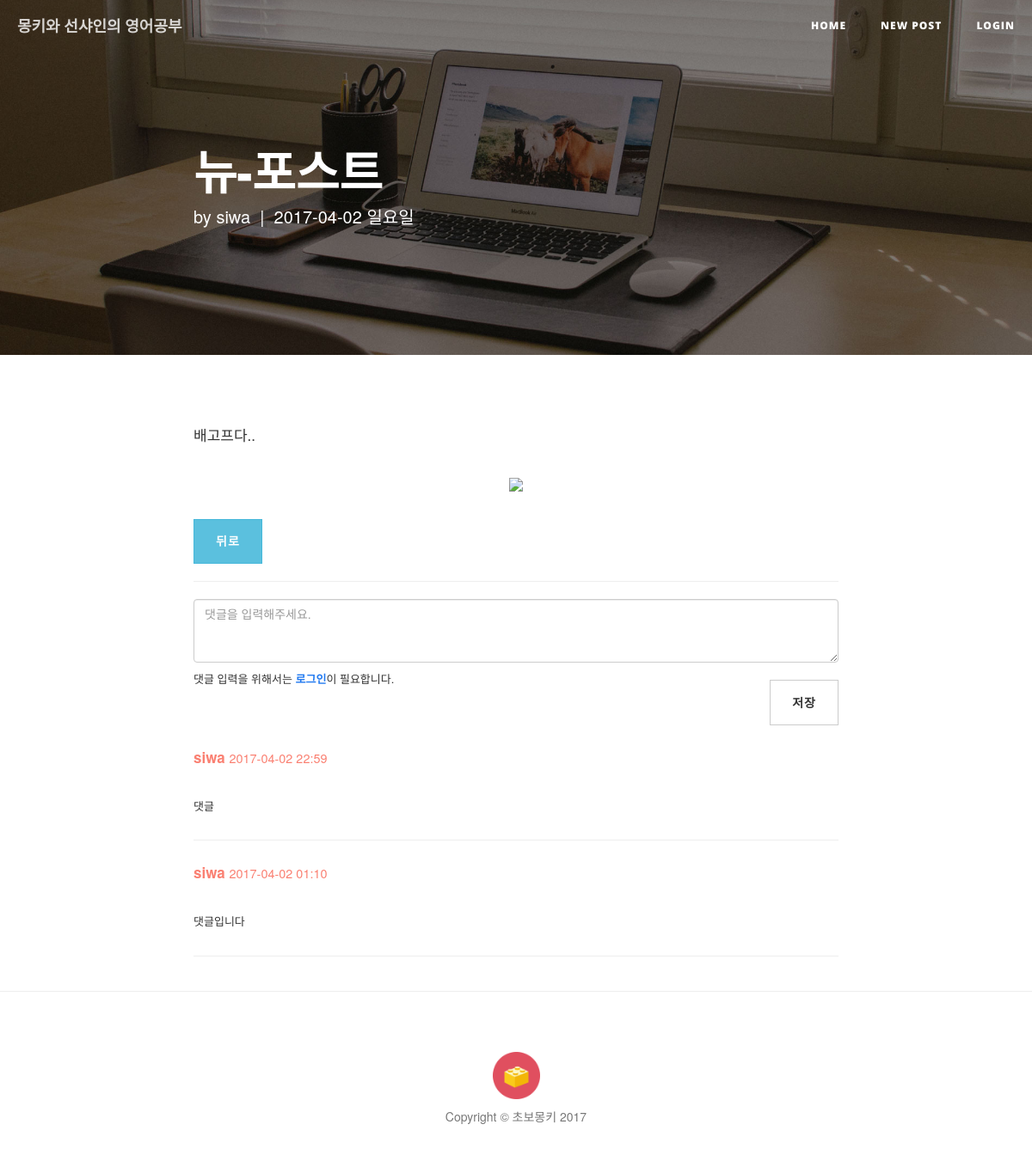
Page /post/66/ on the committed database.
### study/models.py (models this page shows, shortened)
class Post(models.Model):
    author = models.ForeignKey('auth.User')
    title = models.CharField(max_length=200, verbose_name='제목')
    origin = models.CharField(max_length=200,  blank=True, null=True, verbose_name='원본 URL')
    video_url = models.CharField(max_length=100, blank=True, null=True, verbose_name='YouTube 링크')
    video_key = models.CharField(max_length=12, null=True, blank=True)
    video_time = models.IntegerField(null=True, blank=True)
    video_url2 = models.CharField(max_length=100, blank=True, null=True, verbose_name='YouTube 링크2')
    video_key2 = models.CharField(max_length=12, null=True, blank=True)
    video_time2 = models.IntegerField(null=True, blank=True)
    image = models.ImageField(upload_to = user_path, blank=True, verbose_name='이미지 추가', help_text='이미지를 추가할 수 있습니다. not required')
    cover_img = models.ImageField(upload_to = user_path, blank=True, verbose_name='커버 이미지', help_text='상단의 커버 이미지를 설정할 수 있습니다. not required')
    text = models.TextField(verbose_name='내용')
    created_date = models.DateTimeField(auto_now_add=True)
    class Meta:
        ordering = ['-created_date']

class Comment(models.Model):
    post = models.ForeignKey('study.Post', related_name='comments')
    author = models.ForeignKey('auth.User')
    text = models.TextField(verbose_name='')
    created_date = models.DateTimeField(auto_now_add=True)
    class Meta:
        ordering = ['-created_date']

### study/views.py (the view)
# urls.py: url(r'^post/(?P<pk>\d+)/$', views.post_detail, name='post_detail'),
def post_detail(request, pk):
    post = get_object_or_404(Post, pk=pk)
    if request.method == "POST":
        if request.user.is_anonymous():
            return redirect('login')
        form = CommentForm(request.POST)
        if form.is_valid():
            comment = form.save(commit=False)
            comment.author = request.user
            comment.post = post
            comment.save()
        return redirect('study:post_detail', pk=post.pk)
    else:
        form = CommentForm()
        return render(request, 'bsr/post_detail.html', {'post':post, 'form':form})

### study/forms.py
class CommentForm(forms.ModelForm):
    class Meta:
        model = Comment
        fields = ('text',)
        widgets = {
            'text' : forms.Textarea(attrs={'class': 'form-control', 'rows': 3, 'placeholder': '댓글을 입력해주세요.'}),
        }

### study/templates/bsr/post_detail.html (shortened to what this page needs)
{% extends 'bsr/base.html' %}
{% load staticfiles %}
{% load staticfiles %}
{% block heading %}
{% if post.cover_img %}
<header class="intro-header" style="background-image: url('{{post.cover_img.url}}')">
{% else %}
<header class="intro-header" style="background-image: url('{% static 'bsr/img/home-bg.jpg' %}')">
{% endif %}
    <div class="container">
        <div class="row">
            <div class="col-lg-8 col-lg-offset-2 col-md-10 col-md-offset-1">
              <div class="post-heading">
                <a class="heading" href="/">
                  <h1>{{post.title}}</h1>
                </a>
                  <span class="meta">by <a href="#">{{post.author}}</a>&nbsp;&nbsp;|&nbsp;&nbsp;{{ post.created_date | date:"Y-m-d D" }}</span>
              </div>
            </div>
        </div>
    </div>
</header>
{% endblock %}
{% block content %}
  <p>
  {% autoescape off %}
  {{post.text|linebreaksbr }}
  {% endautoescape %}
{% if post.image %}
<p class="post-img"><img src="{{ post.image.url }}"></p>
{% endif %}
  </p>
    <a href="{% url 'study:post_list' %}">
      <button type="button" class="btn btn-info">뒤로</button>
    </a>
    <hr>
    <form class="" action="" method="post">
      {{ form }}
        {% if form_edit %}
        {% else %}
          {% if user.is_anonymous %}
          <span class="comment-login-required"> 댓글 입력을 위해서는 <a href="{%url 'login' %}" class="login-link">로그인</a>이 필요합니다. </span>
          {% endif %}
        <button class="btn btn-default btn-xs comment-save" type="submit">저장</button>
        {% endif %}
    </form>
    {% for comment in post.comments.all %}
      {% if comment.id == pk %}
      <div class="comment">
        <form class="" action="" method="post">
          {% csrf_token %}
          <div class="comment-info">
              <strong>{{ comment.author }}</strong>
              <small>{{ comment.created_date | date:'Y-m-d H:i' }}</small>
              <button class="comment_save" type="submit"><img src="{% static 'bsr/img/edit.png' %}" class="comment_edit" alt="comment_edit_save"></button>
          </div>
            {{ form_edit }}
          </form>
      </div>
      <hr>
      {% else %}
      <div class="comment">
          <div class="comment-info">
              <strong>{{ comment.author }}</strong>
              <small>{{ comment.created_date | date:'Y-m-d H:i' }}</small>
          </div>
          {% autoescape off %}
          <p>{{ comment.text|linebreaks}}</p>
          {% endautoescape %}
      </div>
      <hr>
      {% endif %}
    {% endfor %}
  </div>
{% endblock %}

### study/static/bsr/css/clean-blog.css (style rules this page uses)
body { font-size: 17px; color: #333333; line-height: 2; }
p { line-height: 1.5; margin: 30px 0; }
h1, h2, h3, h4, h5, h6 { font-family: 'Open Sans', 'Helvetica Neue', Helvetica, Arial, sans-serif; font-weight: 800; }
a { color: #333333; }
.post-img img { width: 100%; }
.post-img { text-align: center; }
@media only screen and (min-width: 768px) { .post-img img { width: 100%; } }
.intro-header { background-color: #777777; background: no-repeat center center; background-attachment: scroll; -webkit-background-size: cover; -moz-background-size: cover; background-size: cover; -o-background-size: cover; margin-bottom: 50px; }
.intro-header .site-heading, .intro-header .post-heading, .intro-header .page-heading { padding: 100px 0 50px; color: white; }
@media only screen and (min-width: 768px) { .intro-header .site-heading, .intro-header .post-heading, .intro-header .page-heading { padding: 150px 0; } }
.intro-header .post-heading h1 { font-size: 35px; }
.intro-header .post-heading .subheading, .intro-header .post-heading .meta { line-height: 1.1; display: block; }
.intro-header .post-heading .meta { font-weight: 300; font-size: 20px; }
.intro-header .post-heading .meta a { color: white; }
@media only screen and (min-width: 768px) { .intro-header .post-heading h1 { font-size: 55px; } }
.btn { font-family: 'Open Sans', 'Helvetica Neue', Helvetica, Arial, sans-serif; text-transform: uppercase; font-size: 14px; font-weight: 800; letter-spacing: 1px; border-radius: 0; padding: 15px 25px; }
body { -webkit-tap-highlight-color: #0085A1; }
.heading { color: white; }
.comment { margin-top: 15px; clear: both; }
.comment-save { float: right; margin-top: 20px; margin-bottom: 20px; }
.comment p { font-size: 13px }
.comment-info { color: salmon; }
.comment-login-required { font-size: 1.3rem; }
.login-link { color: #227af0; font-weight: bold; }

### rows in the picture
Post: title "뉴-포스트", author "siwa", created_date "2017-04-02 일요일", text "배고프다.."
Comment: author "siwa", created_date "2017-04-02 22:59", text "댓글"
Comment: author "siwa", created_date "2017-04-02 01:10", text "댓글입니다"
